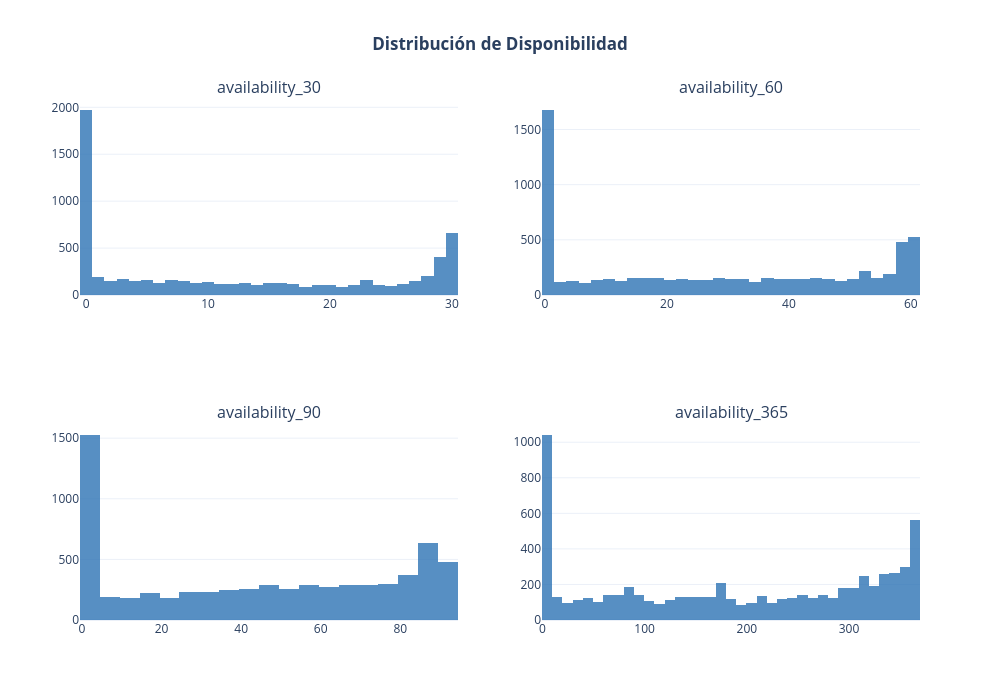

Write notebook code for a chart like this one.
### Markdown cell above
Antes de calcular medias, conviene comprobar **cómo se distribuyen** los días disponibles en cada horizonte. Esto nos dirá si la media es una métrica fiable o si conviene usar la mediana.

### Code cell
variables = ["availability_30", "availability_60", "availability_90", "availability_365"]

fig = make_subplots(rows=2, cols=2, subplot_titles=variables)

row, col = 1, 1
for var in variables:
    fig.add_trace(
        go.Histogram(
            x=df_operaciones[var],
            nbinsx=40,
            marker_color='#2E74B5',
            opacity=0.8,
            name=var,
            showlegend=False
        ),
        row=row, col=col
    )
    col += 1
    if col == 3:
        col = 1
        row += 1

fig.update_layout(
    title='<b>Distribución de Disponibilidad</b>',
    title_x=0.5,
    width=1000,
    height=700,
    template='plotly_white'
)
fig.show()

### Figure 1 — Plotly figure (JSON) as saved in the notebook; plotly's stock layout.template omitted (floating-point values rounded to 4 significant figures; data arrays with more than 128 entries replaced by an {"elided": "..."} marker saying what was removed)
{"data": [{"marker": {"color": "#2E74B5"}, "name": "availability_30", "nbinsx": 40, "opacity": 0.8, "showlegend": false, "type": "histogram", "x": {"elided": "6733 int values"}, "xaxis": "x", "yaxis": "y"}, {"marker": {"color": "#2E74B5"}, "name": "availability_60", "nbinsx": 40, "opacity": 0.8, "showlegend": false, "type": "histogram", "x": {"elided": "6733 int values"}, "xaxis": "x2", "yaxis": "y2"}, {"marker": {"color": "#2E74B5"}, "name": "availability_90", "nbinsx": 40, "opacity": 0.8, "showlegend": false, "type": "histogram", "x": {"elided": "6733 int values"}, "xaxis": "x3", "yaxis": "y3"}, {"marker": {"color": "#2E74B5"}, "name": "availability_365", "nbinsx": 40, "opacity": 0.8, "showlegend": false, "type": "histogram", "x": {"elided": "6733 int values"}, "xaxis": "x4", "yaxis": "y4"}], "layout": {"annotations": [{"font": {"size": 16}, "showarrow": false, "text": "availability_30", "x": 0.225, "xanchor": "center", "xref": "paper", "y": 1, "yanchor": "bottom", "yref": "paper"}, {"font": {"size": 16}, "showarrow": false, "text": "availability_60", "x": 0.775, "xanchor": "center", "xref": "paper", "y": 1, "yanchor": "bottom", "yref": "paper"}, {"font": {"size": 16}, "showarrow": false, "text": "availability_90", "x": 0.225, "xanchor": "center", "xref": "paper", "y": 0.375, "yanchor": "bottom", "yref": "paper"}, {"font": {"size": 16}, "showarrow": false, "text": "availability_365", "x": 0.775, "xanchor": "center", "xref": "paper", "y": 0.375, "yanchor": "bottom", "yref": "paper"}], "height": 700, "title": {"text": "<b>Distribución de Disponibilidad</b>", "x": 0.5}, "width": 1000, "xaxis": {"anchor": "y", "domain": [0, 0.45]}, "xaxis2": {"anchor": "y2", "domain": [0.55, 1]}, "xaxis3": {"anchor": "y3", "domain": [0, 0.45]}, "xaxis4": {"anchor": "y4", "domain": [0.55, 1]}, "yaxis": {"anchor": "x", "domain": [0.625, 1]}, "yaxis2": {"anchor": "x2", "domain": [0.625, 1]}, "yaxis3": {"anchor": "x3", "domain": [0, 0.375]}, "yaxis4": {"anchor": "x4", "domain": [0, 0.375]}}}
